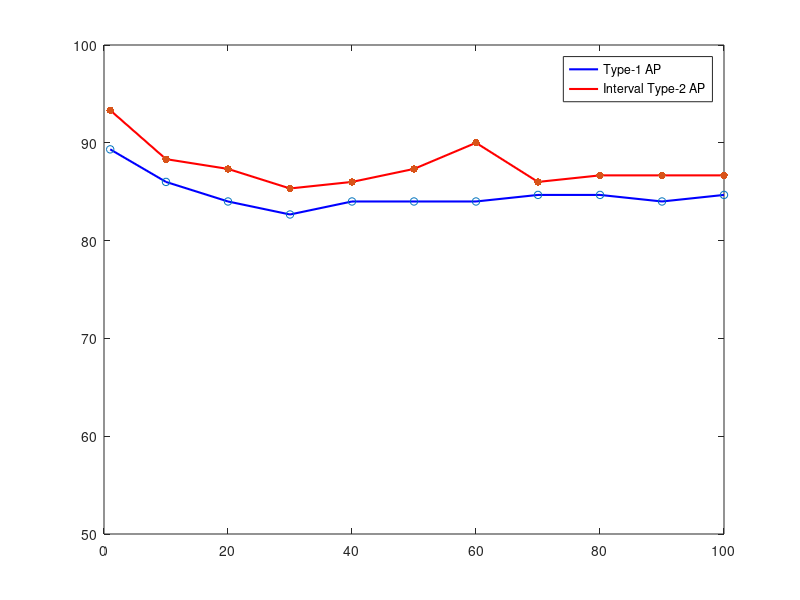

Write the MATLAB code that produced this figure.
betaIT2=[1 10 20 30 40 50 60 70 80 90 100];
acc2=[93.33 88.33 87.33 85.33 86 87.33 90 86 86.67 86.67 86.67];

betaT1=[1 10 20 30 40 50 60 70 80 90 100];
acc1=[89.33  86 84 82.67 84 84 84 84.67 84.67 84 84.67];


clear y label;
box  on
hold on 

graph1=plot(betaT1,acc1,'blue');
graph2=plot(betaIT2,acc2,'red');
set(graph1,'LineWidth',1.5);
set(graph2,'LineWidth',1.5);
yticks([50 60 70 80 90 100])
scatter(betaT1,acc1,30,'blue');
scatter(betaIT2,acc2,30,'red','filled');
legend('Type-1 AP','Interval Type-2 AP');
ylim([50 100]);

hold off